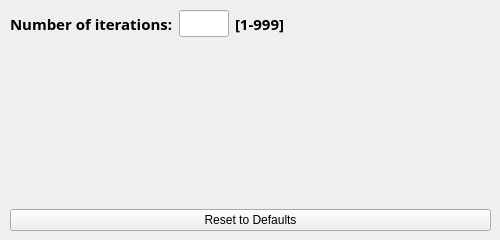
       <widget class="QWidget" name="dilateTab_5">
        <attribute name="title">
         <string>Dilate</string>
        </attribute>
        <widget class="QWidget" name="layoutWidget3_5">
         <property name="geometry">
          <rect>
           <x>10</x>
           <y>10</y>
           <width>481</width>
           <height>221</height>
          </rect>
         </property>
         <layout class="QVBoxLayout" name="verticalLayout_46">
          <item>
           <layout class="QHBoxLayout" name="horizontalLayout_53">
            <item>
             <widget class="QLabel" name="label_74">
              <property name="minimumSize">
               <size>
                <width>0</width>
                <height>27</height>
               </size>
              </property>
              <property name="font">
               <font>
                <family>Menlo</family>
                <pointsize>11</pointsize>
                <weight>75</weight>
                <bold>true</bold>
               </font>
              </property>
              <property name="text">
               <string>Number of iterations:</string>
              </property>
             </widget>
            </item>
            <item>
             <widget class="QLineEdit" name="dilateIterationsEdit">
              <property name="sizePolicy">
               <sizepolicy hsizetype="Minimum" vsizetype="Fixed">
                <horstretch>0</horstretch>
                <verstretch>0</verstretch>
               </sizepolicy>
              </property>
              <property name="minimumSize">
               <size>
                <width>50</width>
                <height>27</height>
               </size>
              </property>
              <property name="maximumSize">
               <size>
                <width>50</width>
                <height>16777215</height>
               </size>
              </property>
              <property name="font">
               <font>
                <pointsize>11</pointsize>
               </font>
              </property>
             </widget>
            </item>
            <item>
             <widget class="QLabel" name="label_75">
              <property name="minimumSize">
               <size>
                <width>0</width>
                <height>27</height>
               </size>
              </property>
              <property name="font">
               <font>
                <family>Menlo</family>
                <pointsize>11</pointsize>
                <weight>75</weight>
                <bold>true</bold>
               </font>
              </property>
              <property name="text">
               <string>[1-999]</string>
              </property>
             </widget>
            </item>
            <item>
             <spacer name="horizontalSpacer_4">
              <property name="orientation">
               <enum>Qt::Horizontal</enum>
              </property>
              <property name="sizeHint" stdset="0">
               <size>
                <width>40</width>
                <height>20</height>
               </size>
              </property>
             </spacer>
            </item>
           </layout>
          </item>
          <item>
           <spacer name="verticalSpacer_32">
            <property name="orientation">
             <enum>Qt::Vertical</enum>
            </property>
            <property name="sizeHint" stdset="0">
             <size>
              <width>20</width>
              <height>40</height>
             </size>
            </property>
           </spacer>
          </item>
          <item>
           <widget class="QPushButton" name="resetDilateToDefaultsButton">
            <property name="text">
             <string>Reset to Defaults</string>
            </property>
           </widget>
          </item>
         </layout>
        </widget>
       </widget>
